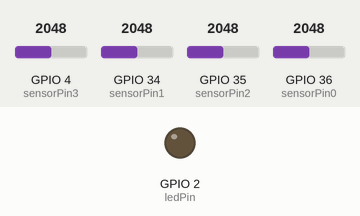
The sketch below on a simulated ESP32. On the bench: output pins drawn as LEDs (lit = HIGH). Inputs (shaded band) come from the test bench; at power-on: GPIO 4 (sensorPin3) = 2048, GPIO 34 (sensorPin1) = 2048, GPIO 35 (sensorPin2) = 2048, GPIO 36 (sensorPin0) = 2048. What the sketch prints to the serial monitor is not drawn.

Above: at 1.2 s.
1.3 s: GPIO 4 (sensorPin3) set to 527
4.3 s: GPIO 4 (sensorPin3) set to 479
At 4.9 s:
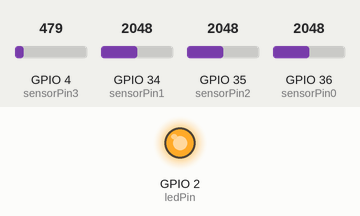
5.8 s: GPIO 34 (sensorPin1) set to 1043
8.8 s: GPIO 34 (sensorPin1) set to 968
Timing chart, 0 to 11.8 s (numbered marks = the images above; inputs shaded):
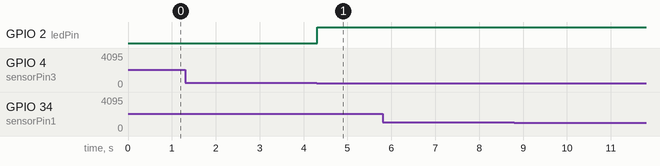

Measured:
- the behaviour switches between 500 and 499 on GPIO 4 (sensorPin3) (found by bisection; images 0 and 1)
- after the input at 4.3 s, GPIO 2 (ledPin): LOW → HIGH at once

The sketch:

tcrt5000_check.ino
```cpp
const int sensorPin0 = 36;    // 왼쪽 끝 센서
const int sensorPin1 = 34;   // 왼쪽 중간 센서
const int sensorPin2 = 35;   // 오른쪽 중간 센서
const int sensorPin3 = 4;    // 오른쪽 끝 센서

const int ledPin = 2;        // 상태 확인용 LED

void setup() {
  pinMode(ledPin, OUTPUT);
  Serial.begin(115200);
}

void loop() {
  int val0 = analogRead(sensorPin0);  // 왼쪽 끝
  int val1 = analogRead(sensorPin1);  // 왼쪽 중간
  int val2 = analogRead(sensorPin2);  // 오른쪽 중간
  int val3 = analogRead(sensorPin3);  // 오른쪽 끝

  Serial.print("S0: "); Serial.print(val0);
  Serial.print(" | S1: "); Serial.print(val1);
  Serial.print(" | S2: "); Serial.print(val2);
  Serial.print(" | S3: "); Serial.println(val3);

  // 어떤 센서라도 검은색 라인을 감지하면 LED ON
  if (val0 < 500 || val1 < 500 || val2 < 500 || val3 < 500) {
    digitalWrite(ledPin, HIGH);
  } else {
    digitalWrite(ledPin, LOW);
  }

  // delay(100); // 필요시 활성화
}
```
